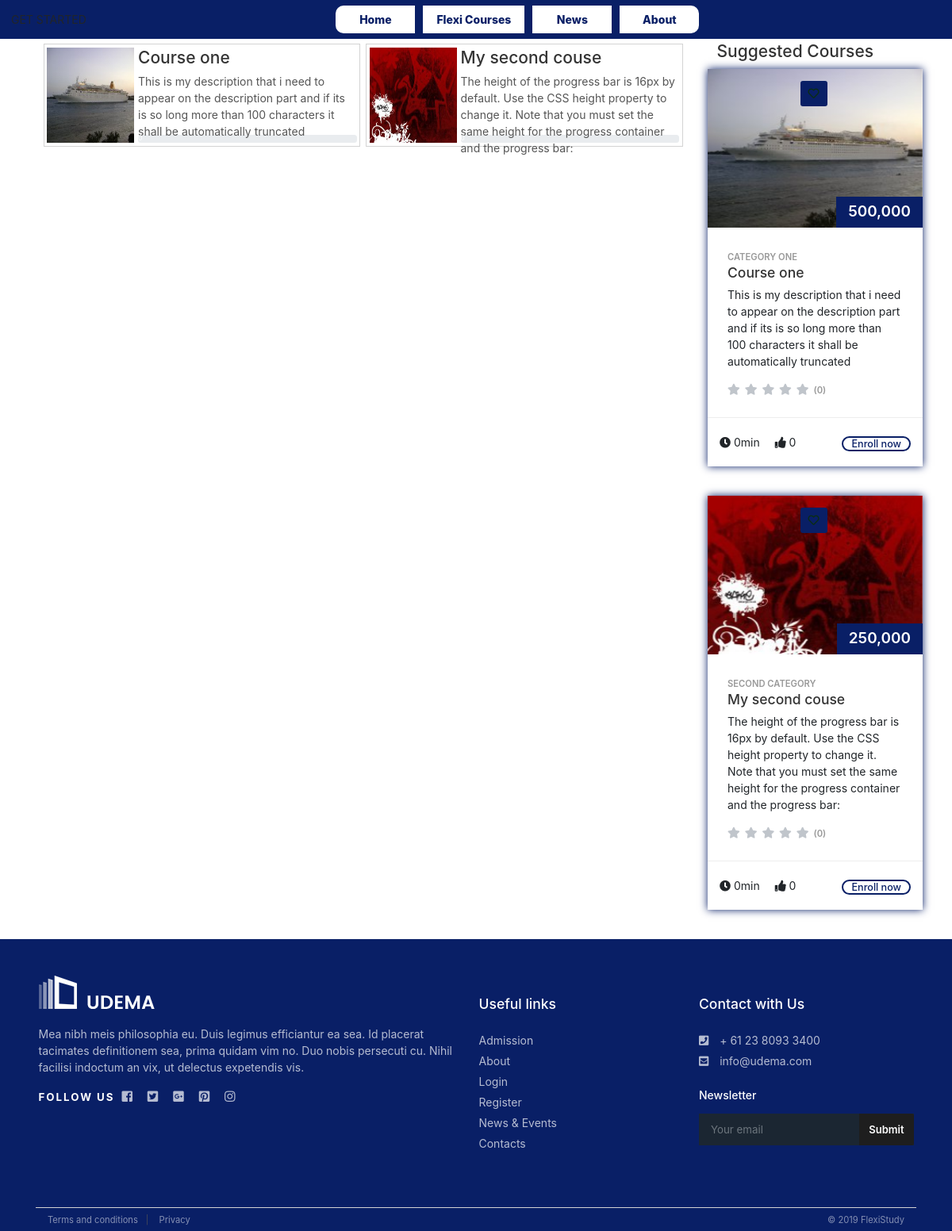
Screenshot of /user_courses.php with the database file from the repository.
### tables this page shows
CREATE TABLE `course_structure` (
  `structure_id` int(11) NOT NULL,
  `category_id` int(11) DEFAULT NULL,
  `course_name` varchar(200) DEFAULT NULL,
  `course_fee` double DEFAULT NULL,
  `course_description` varchar(6500) DEFAULT NULL,
  `learning_material` varchar(1000) DEFAULT '{}',
  `start_date` bigint(20) DEFAULT NULL,
  `end_date` bigint(20) DEFAULT NULL,
  `course_highlight` varchar(300) DEFAULT NULL,
  `cover_image` varchar(100) DEFAULT '',
  `cover_video` varchar(100) DEFAULT '',
  `rating_average` double DEFAULT '0',
  `rating_people` int(11) DEFAULT '0',
  `what_you_learn` varchar(6500) DEFAULT '',
  `who_is_for` varchar(2000) DEFAULT '',
  `why_unique` varchar(3000) DEFAULT ''
);

CREATE TABLE `course_categories` (
  `category_id` int(11) NOT NULL,
  `category_name` varchar(50) NOT NULL
);

### user_courses.php (the view, shortened to what this page needs)
<?php
    require_once 'admin/files/functions/constants.php';
    $connection = connect_database();
?>
<!DOCTYPE html>
<html lang='en'>
    <head>
        <?php require_once 'web_links.php' ?>
        <link href='admin/files/lib/css/client/client_courses.css' rel='stylesheet' type='text/css'/>
    </head>
    <body>
        <?php require_once 'web_header.php'; ?>
        <div class='container p-0'>
            <div class='row m-0'>
                <div class='col-12 col-lg-9 px-lg-4 p-1'>
                    <div class='row mx-0'>
                        <?php
                            $statement = $connection->prepare('SELECT structure_id, category_name, course_name, course_fee,
                                course_highlight, cover_image, rating_average, rating_people
                            FROM course_structure
                              INNER JOIN course_categories ON course_structure.category_id = course_categories.category_id');
                            $statement->execute();
                            foreach ($statement->fetchAll() as $row) {
                                $course_name = $row['course_name'];
                                $course_highlight = $row['course_highlight'];
                                $cover_image = empty($row['cover_image']) ? 'admin/files/images/temp/course_list.jpg' :
                                    'admin/files/images/pictures/thumbnails/' . $row["cover_image"];
                                $width = 0;
                                echo <<<EOT
                                        <div class='col-12 col-lg-6 p-1'>
                                            <a href='#' class='anchor'>
                                                <div class='list_container p-1'>
                                                    <div>
                                                        <img src='$cover_image' alt="">
                                                    </div>
                                                    <div>
                                                        <div class='content'>
                                                            <h4>$course_name</h4>
                                                            <p>$course_highlight</p>
                                                        </div>
                                                        <div class='progress'>
                                                            <div class='progress-bar' role='progressbar' style='width: $width'
                                                                         aria-valuenow='95' aria-valuemin='0' aria-valuemax='100'>
                                                                $width
                                                            </div>
                                                        </div>
                                                    </div>
                                                </div>
                                            </a>
                                        </div>
EOT;
                            }
                        ?>
                    </div>
                </div>
                <div class='col-12 col-lg-3 p-1'>
                    <div class='row mx-0'>
                        <div class='col-12'>
                            <h4>Suggested Courses</h4>
                        </div>
                        <?php
                            $statement = $connection->prepare('SELECT structure_id, category_name, course_name, course_fee,
                                        course_highlight, cover_image, rating_average, rating_people
                                    FROM course_structure
                                        INNER JOIN course_categories ON course_structure.category_id = course_categories.category_id
                                    LIMIT 2');
                            $statement->execute();
                            foreach ($statement->fetchAll() as $row){
                                $structure_id =$row['structure_id'];
                                $category_name = $row['category_name'];
                                $course_name = $row['course_name'];
                                $course_highlight =$row['course_highlight'];
                                $cover_image = empty($row['cover_image']) ? 'admin/files/images/temp/course_list.jpg' :
                                    'admin/files/images/pictures/thumbnails/' . $row["cover_image"];
                                $rating = get_rating($row['rating_average'], $row['rating_people']);
                                $course_fee = number_format($row['course_fee'], 0);
                                echo <<<EOT
                                        <div class="col-12 p-1">
                                            <div class="box_grid wow">
                                                <figure class="block-reveal">
                                                    <div class="block_horizontal"></div>
                                                    <a href="#" class="wish_bt"></a>
                                                    <a href="flexi_course_details.php?course=$structure_id">
                                                        <img src="$cover_image" class="img-fluid" alt="">
                                                    </a>
                                                    <div class="price">$course_fee</div>
                                                    <div class="preview"><span>$course_name</span></div>
                                                </figure>
                                                <div class="wrapper">
                                                    <small>$category_name</small>
                                                    <h3>$course_name</h3>
                                                    <p>$course_highlight</p>
                                                    $rating
                                                </div>
                                                <ul>
                                                    <li><i class="fas fa-clock"></i> 0min</li>
                                                    <li><i class="fas fa-thumbs-up"></i> 0</li>
                                                    <li><a href="flexi_course_details.php?course=2">Enroll now</a></li>
                                                </ul>
                                            </div>
                                        </div>
EOT;
                            }
                        ?>
                    </div>
                </div>
            </div>
        </div>
        <?php require_once 'web_footer.php' ?>
    </body>
</html>

### admin/files/functions/constants.php (shortened to what this page needs)
<?php
    function get_rating($rating, $total = '') {
        $_0_5 = ($rating >= 0.5 ? 'voted' : '') . ($rating >= 1.0 || $rating == 0.0 ? ' d-none' : '');
        $_1_0 = ($rating >= 1.0 ? 'voted' : '');
        $_1_5 = ($rating >= 1.5 ? 'voted' : '') . ($rating >= 2.0 || $rating <= 1.0 ? ' d-none' : '');
        $_2_0 = ($rating >= 2.0 ? 'voted' : '');
        $_2_5 = ($rating >= 2.5 ? 'voted' : '') . ($rating >= 3.0 || $rating <= 2.0 ? ' d-none' : '');
        $_3_0 = ($rating >= 3.0 ? 'voted' : '');
        $_3_5 = ($rating >= 3.5 ? 'voted' : '') . ($rating >= 4.0 || $rating <= 3.0 ? ' d-none' : '');
        $_4_0 = ($rating >= 4.0 ? 'voted' : '');
        $_4_5 = ($rating >= 4.5 ? 'voted' : '') . ($rating >= 5.0 || $rating <= 4.0 ? ' d-none' : '');
        $_5_0 = ($rating >= 5.0 ? 'voted' : '');
        $show = $total == '' ? 'd-none' : '';
        return <<<EOT
         <span class='rating'>
            <i class='fa fa-star-half $_0_5'></i>
            <i class='fa fa-star $_1_0'></i>
            <i class='fa fa-star-half $_1_5'></i>
            <i class='fa fa-star $_2_0'></i>
            <i class='fa fa-star-half $_2_5'></i>
            <i class='fa fa-star $_3_0'></i>
            <i class='fa fa-star-half $_3_5'></i>
            <i class='fa fa-star $_4_0'></i>
            <i class='fa fa-star-half $_4_5'></i>
            <i class='fa fa-star $_5_0'></i>
            <small class='$show'>($total)</small>
         </span>
EOT;
    }

### rows the page displays
course_structure: cover_image (picture), course_name "Course one", course_highlight "This is my description that i need to appear on the description part and if its is so long more than 100 characters it shall be automatically truncated", width "0", course_fee "500,000", category.category_name "CATEGORY ONE", rating_average 0 (drawn), rating_people "0"
course_structure: cover_image (picture), course_name "My second couse", course_highlight "The height of the progress bar is 16px by default. Use the CSS height property to change it. Note that you must set the same height for the progress container and the progress bar:", width "0", course_fee "250,000", category.category_name "SECOND CATEGORY", rating_average 0 (drawn), rating_people "0"
